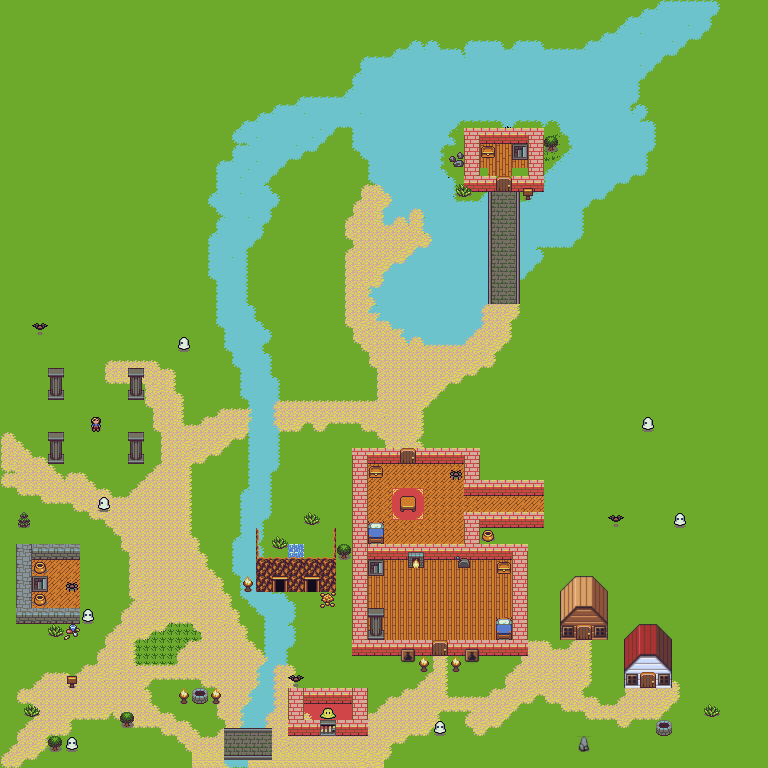

This game map was drawn from its Tiled (.tmx) file and the tilesets committed beside it. A one-line description and the trimmed map source follow:
An orthogonal 96x96 tile map with 8x8 px tiles, 8 tile layers (Ground, Floors, Items, Collision, ...).

<map version="1.2" tiledversion="1.3.3" orientation="orthogonal" renderorder="right-up" compressionlevel="0" width="96" height="96" tilewidth="8" tileheight="8" infinite="0" nextlayerid="15" nextobjectid="1">
 <tileset firstgid="1" source="../sprites/master16.tsx" />
 <layer id="1" name="Ground" width="96" height="96">
  <data>[9216 cells, 8818 non-empty, 6 distinct tile ids]</data>
 </layer>
 <layer id="8" name="Floors" width="96" height="96">
  <data>[9216 cells, 2369 non-empty, 8 distinct tile ids]</data>
 </layer>
 <layer id="7" name="Items" width="96" height="96">
  <data>[9216 cells, 103 non-empty, 15 distinct tile ids]</data>
 </layer>
 <layer id="4" name="Collision" width="96" height="96">
  <data>[9216 cells, 162 non-empty, 51 distinct tile ids]</data>
 </layer>
 <layer id="12" name="Collision2" width="96" height="96">
  <data>[9216 cells, 12 non-empty, 5 distinct tile ids]</data>
 </layer>
 <layer id="14" name="Items2" width="96" height="96">
  <data>[9216 cells, 2 non-empty, 2 distinct tile ids]</data>
 </layer>
 <layer id="11" name="Tp" width="96" height="96">
  <data>[9216 cells, 7 non-empty, 4 distinct tile ids]</data>
 </layer>
 <layer id="9" name="Monsters" width="96" height="96">
  <data>[9216 cells, 13 non-empty, 5 distinct tile ids]</data>
 </layer>
</map>
